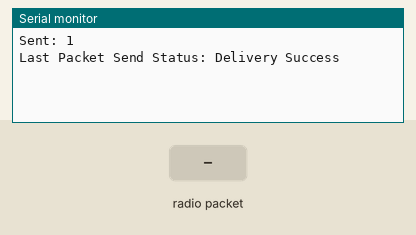
The sketch below on a simulated ESP32. On the bench: the last lines printed to the serial monitor. The test bench sets the inputs (shaded band).

Above: at 1.2 s.
1.3 s: radio packet "1" arrives
At 2.2 s:
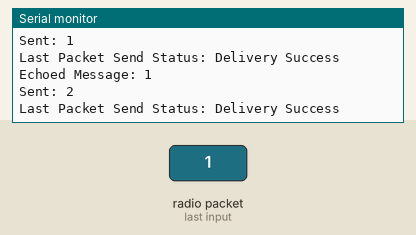
2.8 s: radio packet "0" arrives
At 3.3 s:
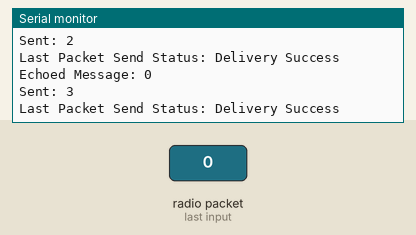
4.3 s: radio packet "2" arrives
At 5.6 s:
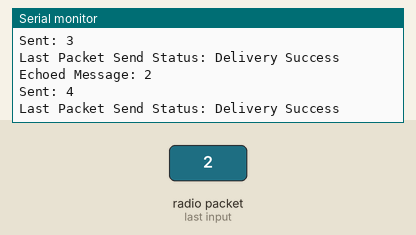
Timing chart, 0 to 7.3 s (numbered marks = the images above; inputs shaded):
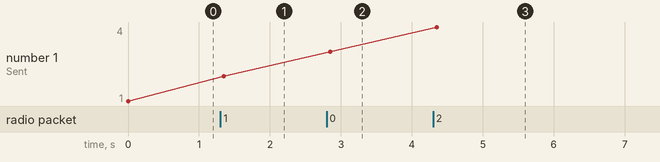

Measured:
- after the input at 1.3 s, the serial monitor: prints a new line after 0.05 s (image 1)
- after the input at 2.8 s, the serial monitor: prints a new line after 0.05 s (image 2)
- after the input at 4.3 s, the serial monitor: prints a new line after 0.05 s (image 3)
- plotted number 1: 1 → 2 after the input at 1.3 s, 2 → 3 after the input at 2.8 s, 3 → 4 after the input at 4.3 s

The sketch:

sender.ino
```cpp
#include <dummy.h>


#include <esp_now.h>
#include <WiFi.h>

// Replace with receiver's MAC address (format: {0xXX, 0xXX, 0xXX, 0xXX, 0xXX, 0xXX})
uint8_t receiverAddress[] = {0xa0, 0xb7, 0x65, 0x48, 0xb7, 0xac}; // Example

String msgToSend;
bool awaitingEcho = false;

void OnDataSent(const uint8_t *mac_addr, esp_now_send_status_t status) {
  Serial.print("Last Packet Send Status: ");
  Serial.println(status == ESP_NOW_SEND_SUCCESS ? "Delivery Success" : "Delivery Fail");
}

void OnDataRecv(const uint8_t *mac_addr, const uint8_t *incomingData, int len) {
  String echoedMsg = "";
  for (int i = 0; i < len; i++) echoedMsg += (char)incomingData[i];
  Serial.print("Echoed Message: ");
  Serial.println(echoedMsg);
  awaitingEcho = false;
}

void setup() {
  Serial.begin(115200);
  WiFi.mode(WIFI_STA);

  // Init ESP-NOW
  if (esp_now_init() != ESP_OK) {
    Serial.println("Error initializing ESP-NOW");
    return;
  }

  esp_now_register_send_cb(OnDataSent);
  esp_now_register_recv_cb(OnDataRecv);

  // Register receiver as peer
  esp_now_peer_info_t peerInfo = {};
  memcpy(peerInfo.peer_addr, receiverAddress, 6);
  peerInfo.channel = 0;
  peerInfo.encrypt = false;
  if (esp_now_add_peer(&peerInfo) != ESP_OK) {
    Serial.println("Failed to add peer");
    return;
  }
}

void loop() {
  static unsigned int msgCount = 1;
  if (!awaitingEcho) {
    msgToSend = String(msgCount);
    esp_err_t result = esp_now_send(receiverAddress, (uint8_t *)msgToSend.c_str(), msgToSend.length());
    if (result == ESP_OK) {
      Serial.print("Sent: ");
      Serial.println(msgToSend);
      awaitingEcho = true;
    } else {
      Serial.println("Error sending data");
    }
    msgCount++;
    delay(100); // Small delay for demonstration
    if (msgCount>=1000){
      msgCount = 1;
    }
  }
}
```
